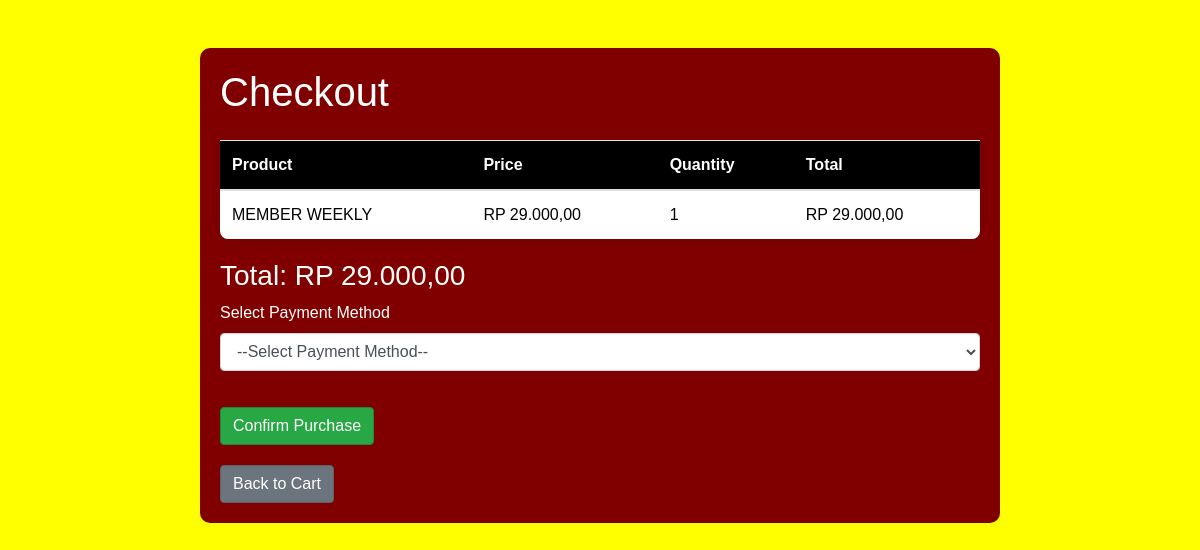
Before: /Order/checkout.php (signed in) with the older database file.
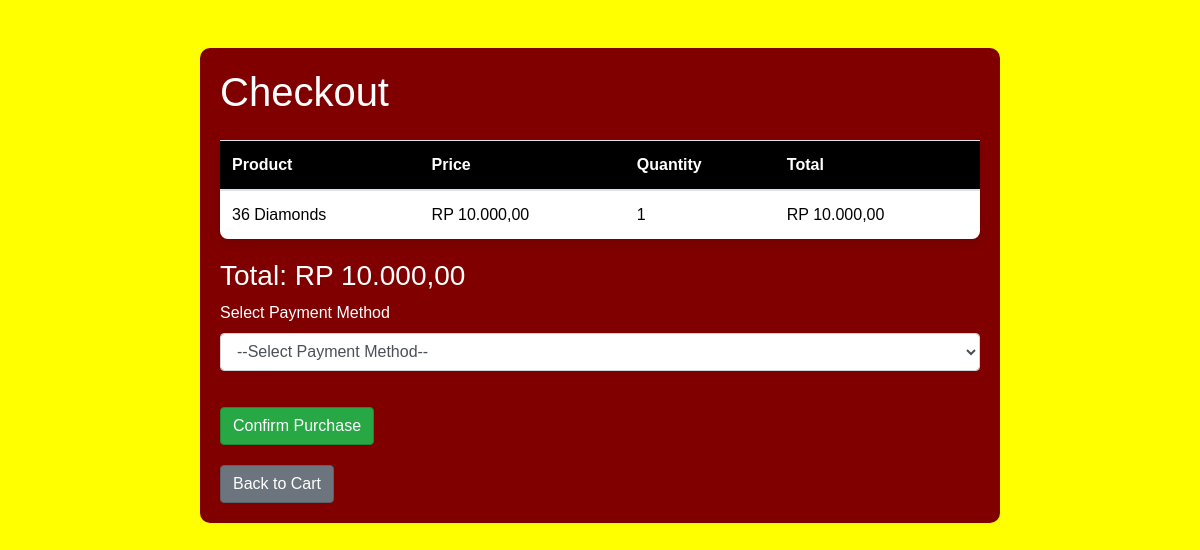
After: the same page with the newer database file.
### tables this page shows
CREATE TABLE `cart` (
  `id` int(11) NOT NULL,
  `user_id` int(11) NOT NULL,
  `product_id` int(11) NOT NULL,
  `quantity` int(11) NOT NULL,
  `created_at` timestamp NOT NULL DEFAULT current_timestamp()
);

CREATE TABLE `products` (
  `id` int(11) NOT NULL,
  `name` varchar(100) NOT NULL,
  `description` text NOT NULL,
  `price` decimal(10,2) NOT NULL,
  `image` varchar(255) NOT NULL,
  `created_at` timestamp NOT NULL DEFAULT current_timestamp()
);

### Order/checkout.php (the view, shortened to what this page needs)
<?php
require '../config.php';
$cart_items = [];
if (isset($_SESSION['user_id'])) {
    $sql = "SELECT products.name, products.price, cart.quantity FROM cart
            JOIN products ON cart.product_id = products.id
            WHERE cart.user_id = ?";
    $stmt = $pdo->prepare($sql);
    $stmt->execute([$_SESSION['user_id']]);
    $cart_items = $stmt->fetchAll();
} else {
    echo "User not logged in.";
    exit();
}
?>
<!DOCTYPE html>
<html lang="en">
<head>
    <link href="https://stackpath.bootstrapcdn.com/bootstrap/4.5.2/css/bootstrap.min.css" rel="stylesheet">
</head>
<body>
    <div class="container mt-5">
        <h1 class="mb-4">Checkout</h1>
        <table class="table">
            <thead>
                <tr>
                    <th>Product</th>
                    <th>Price</th>
                    <th>Quantity</th>
                    <th>Total</th>
                </tr>
            </thead>
            <tbody>
                <?php if (!empty($cart_items)): ?>
                    <?php foreach ($cart_items as $item): ?>
                        <tr>
                            <td><?php echo htmlspecialchars($item['name']); ?></td>
                            <td>RP <?php echo number_format($item['price'], 2, ',', '.'); ?></td>
                            <td><?php echo htmlspecialchars($item['quantity']); ?></td>
                            <td>RP <?php echo number_format($item['price'] * $item['quantity'], 2, ',', '.'); ?></td>
                        </tr>
                    <?php endforeach; ?>
                <?php else: ?>
                    <tr>
                        <td colspan="4">No items in cart</td>
                    </tr>
                <?php endif; ?>
            </tbody>
        </table>
        <h3>Total: RP <?php
        $total = 0;
        foreach ($cart_items as $item) {
            $total += $item['price'] * $item['quantity'];
        }
        echo number_format($total, 2, ',', '.'); ?></h3>
        <form method="POST">
            <div class="form-group">
                <label for="payment_method">Select Payment Method</label>
                <select class="form-control" id="payment_method" name="payment_method" required onchange="updatePaymentReference()">
                    <option value="">--Select Payment Method--</option>
                </select>
            </div>
            <button type="submit" class="btn btn-confirm">Confirm Purchase</button>
        </form>
        <a href="cart.php" class="btn btn-secondary">Back to Cart</a>
    </div>
</body>
</html>

Changed rows visible on the page:
changed through a linked row, cart: product.name "MEMBER WEEKLY" → "36 Diamonds"; product.price "29.000,00" → "10.000,00"; $item['price'] * $item['quantity'] "29.000,00" → "10.000,00"
Other visible differences:
$total: "29.000,00" → "10.000,00"
